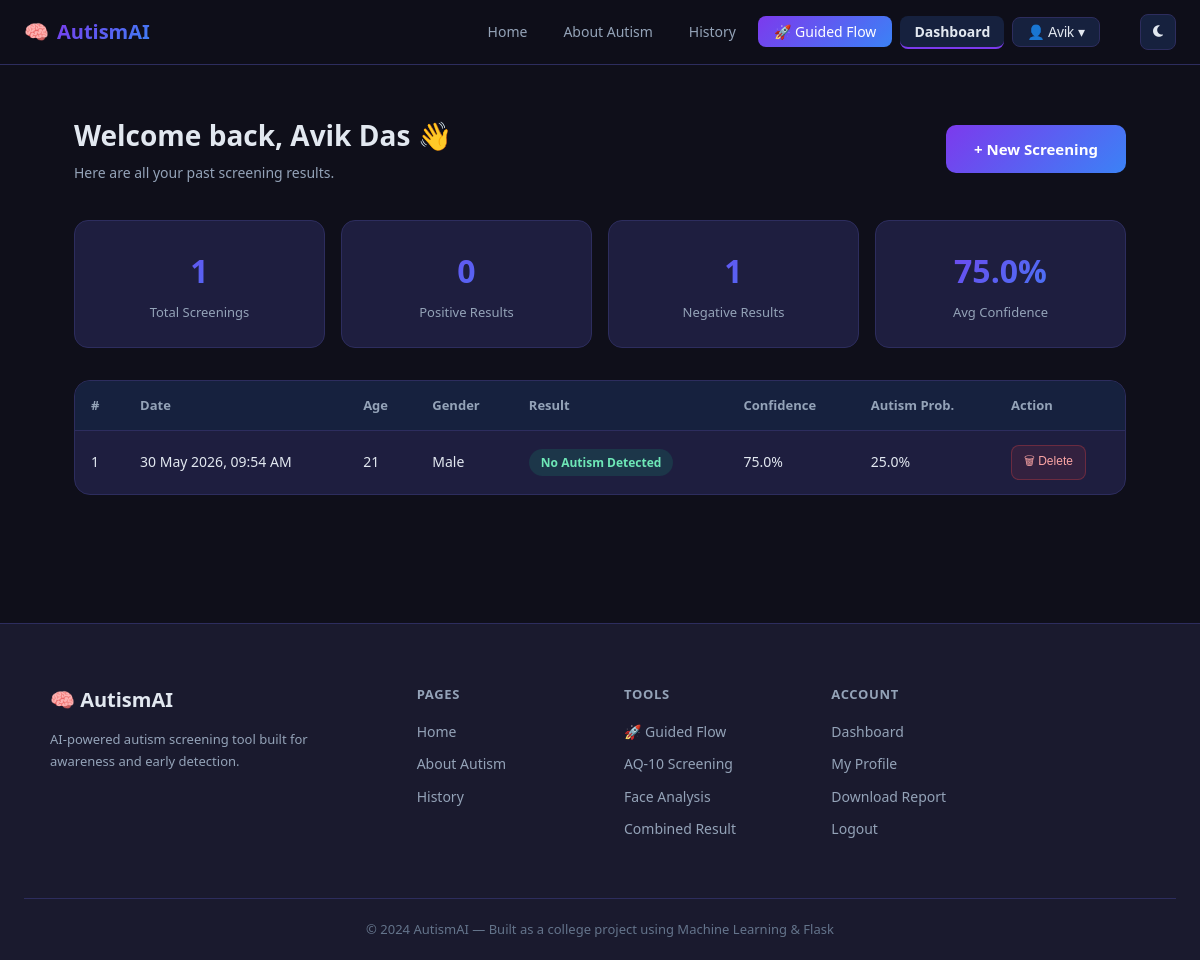
/dashboard (signed in), run on the app's committed database.
### tables this page shows
CREATE TABLE predictions (
            id              INTEGER PRIMARY KEY AUTOINCREMENT,
            user_id         INTEGER NOT NULL,
            date            TEXT    NOT NULL,
            result          TEXT    NOT NULL,
            confidence      REAL    NOT NULL,
            autism_prob     REAL    NOT NULL,
            no_autism_prob  REAL    NOT NULL,
            age             INTEGER NOT NULL,
            gender          TEXT    NOT NULL,
            a1  INTEGER, a2  INTEGER, a3  INTEGER, a4  INTEGER, a5  INTEGER,
            a6  INTEGER, a7  INTEGER, a8  INTEGER, a9  INTEGER, a10 INTEGER,
            FOREIGN KEY (user_id) REFERENCES users (id)
        );

### app.py (the view)
@app.route('/dashboard')
def dashboard():
    if 'user_id' not in session:
        return redirect('/login')
    history          = get_user_predictions(session['user_id'])
    stats            = get_user_stats(session['user_id'])
    combined_results = get_user_combined_results(session['user_id'])
    latest_facial    = get_latest_facial_result(session['user_id'])
    latest_pred      = get_latest_prediction(session['user_id'])
    return render_template('dashboard.html',
                           name=session['name'],
                           history=history,
                           stats=stats,
                           combined_results=combined_results,
                           latest_facial=latest_facial,
                           latest_pred=latest_pred)

### database.py (called while the page is built)
def get_db():
    conn = sqlite3.connect(DATABASE)
    conn.row_factory = sqlite3.Row
    return conn

def get_user_predictions(user_id):
    conn   = get_db()
    cursor = conn.cursor()
    cursor.execute('''
        SELECT * FROM predictions WHERE user_id = ?
        ORDER BY id DESC
    ''', (user_id,))
    results = cursor.fetchall()
    conn.close()
    return results

def get_latest_prediction(user_id):
    conn   = get_db()
    cursor = conn.cursor()
    cursor.execute('''
        SELECT * FROM predictions WHERE user_id = ?
        ORDER BY id DESC LIMIT 1
    ''', (user_id,))
    result = cursor.fetchone()
    conn.close()
    return result

def get_latest_facial_result(user_id):
    conn   = get_db()
    cursor = conn.cursor()
    cursor.execute('''
        SELECT * FROM facial_results WHERE user_id = ?
        ORDER BY id DESC LIMIT 1
    ''', (user_id,))
    result = cursor.fetchone()
    conn.close()
    return result

def get_user_combined_results(user_id):
    conn   = get_db()
    cursor = conn.cursor()
    cursor.execute('''
        SELECT * FROM combined_results WHERE user_id = ?
        ORDER BY id DESC
    ''', (user_id,))
    results = cursor.fetchall()
    conn.close()
    return results

### templates/dashboard.html (shortened to what this page needs)
{% extends 'base.html' %}
{% block content %}
<div class="dashboard-page">
    <div class="dash-header">
        <div>
            <h1>Welcome back, {{ name }} 👋</h1>
            <p>Here are all your past screening results.</p>
        </div>
        <a href="/screen" class="btn-primary">+ New Screening</a>
    </div>
    <div class="dash-stats">
        <div class="dash-stat-card">
            <h3>{{ stats.total }}</h3>
            <p>Total Screenings</p>
        </div>
        <div class="dash-stat-card">
            <h3>{{ stats.positive }}</h3>
            <p>Positive Results</p>
        </div>
        <div class="dash-stat-card">
            <h3>{{ stats.negative }}</h3>
            <p>Negative Results</p>
        </div>
        <div class="dash-stat-card">
            <h3>{{ stats.avg_conf }}%</h3>
            <p>Avg Confidence</p>
        </div>
    </div>
    {% if history %}
    <div class="history-table-wrap">
        <table class="history-table">
            <thead>
                <tr>
                    <th>#</th>
                    <th>Date</th>
                    <th>Age</th>
                    <th>Gender</th>
                    <th>Result</th>
                    <th>Confidence</th>
                    <th>Autism Prob.</th>
                    <th>Action</th>
                </tr>
            </thead>
            <tbody>
                {% for item in history %}
                <tr>
                    <td>{{ loop.index }}</td>
                    <td>{{ item['date'] }}</td>
                    <td>{{ item['age'] }}</td>
                    <td>{{ item['gender'] }}</td>
                    <td>
                        <span class="badge {% if item['result'] == 'Autism Detected' %}badge-red{% else %}badge-green{% endif %}">
                            {{ item['result'] }}
                        </span>
                    </td>
                    <td>{{ item['confidence'] }}%</td>
                    <td>{{ item['autism_prob'] }}%</td>
                    <td>
                        <form action="/delete/{{ item['id'] }}" method="POST"
                              onsubmit="return confirm('Delete this record?')">
                            <button type="submit" class="btn-delete">🗑 Delete</button>
                        </form>
                    </td>
                </tr>
                {% endfor %}
            </tbody>
        </table>
    </div>
    {% endif %}
</div>
{% endblock %}

### static/style.css (style rules this page uses)
:root { --primary: #7c3aed; --primary-light: #a78bfa; --primary-dark: #5b21b6; --secondary: #3b82f6; --secondary-light: #93c5fd; --gradient: linear-gradient(135deg, #7c3aed, #3b82f6); --success: #10b981; --danger: #ef4444; --warning: #f59e0b; }
[data-theme="dark"] { --bg: #0f0f1a; --bg2: #1a1a2e; --bg3: #16213e; --card: #1e1e3f; --border: #2d2d5e; --text: #e2e8f0; --text2: #94a3b8; --text3: #64748b; --nav-bg: rgba(15,15,26,0.95); --input-bg: #2d2d5e; }
* { margin: 0; padding: 0; box-sizing: border-box; }
body { font-family: 'Segoe UI', system-ui, sans-serif; background: var(--bg); color: var(--text); line-height: 1.6; transition: background 0.3s, color 0.3s; }
.btn-primary { display: inline-block; padding: 12px 28px; background: var(--gradient); color: white; border: none; border-radius: 10px; font-size: 15px; font-weight: 600; cursor: pointer; text-decoration: none; transition: opacity 0.2s, transform 0.1s; }
.dashboard-page { max-width: 1100px; margin: 0 auto; padding: 48px 24px; }
.dash-header { display: flex; justify-content: space-between; align-items: center; margin-bottom: 36px; }
.dash-header h1 { font-size: 28px; font-weight: 800; margin-bottom: 4px; }
.dash-header p { color: var(--text2); font-size: 14px; }
.dash-stats { display: grid; grid-template-columns: repeat(4, 1fr); gap: 16px; margin-bottom: 32px; }
.dash-stat-card { background: var(--card); border: 1px solid var(--border); border-radius: 14px; padding: 24px; text-align: center; }
.dash-stat-card h3 { font-size: 32px; font-weight: 800; background: var(--gradient); -webkit-background-clip: text; -webkit-text-fill-color: transparent; margin-bottom: 6px; }
.dash-stat-card p { font-size: 13px; color: var(--text2); }
.history-table-wrap { background: var(--card); border: 1px solid var(--border); border-radius: 16px; overflow: hidden; }
.history-table { width: 100%; border-collapse: collapse; }
.history-table th { background: var(--bg3); padding: 14px 16px; font-size: 13px; font-weight: 600; color: var(--text2); text-align: left; border-bottom: 1px solid var(--border); }
.history-table td { padding: 14px 16px; font-size: 14px; border-bottom: 1px solid var(--border); }
.history-table tr:last-child td { border-bottom: none; }
.badge { display: inline-block; padding: 4px 12px; border-radius: 20px; font-size: 12px; font-weight: 600; }
.badge-green { background: rgba(16,185,129,0.15); color: #6ee7b7; }
.btn-delete { background: rgba(239, 68, 68, 0.1); border: 1px solid rgba(239, 68, 68, 0.3); color: #fca5a5; padding: 6px 12px; border-radius: 8px; font-size: 12px; cursor: pointer; transition: all 0.2s; white-space: nowrap; }

### data on the page
predictions: date "30 May 2026, 09:54 AM", age "21", gender "Male", result "No Autism Detected", confidence "75.0", autism_prob "25.0"

### other printed values
{{ session['name'].split()[0] }} "Avik"
{{ name }} "Avik Das"
{{ stats.total }} "1"
{{ stats.positive }} "0"
{{ stats.negative }} "1"
{{ stats.avg_conf }} "75.0"
